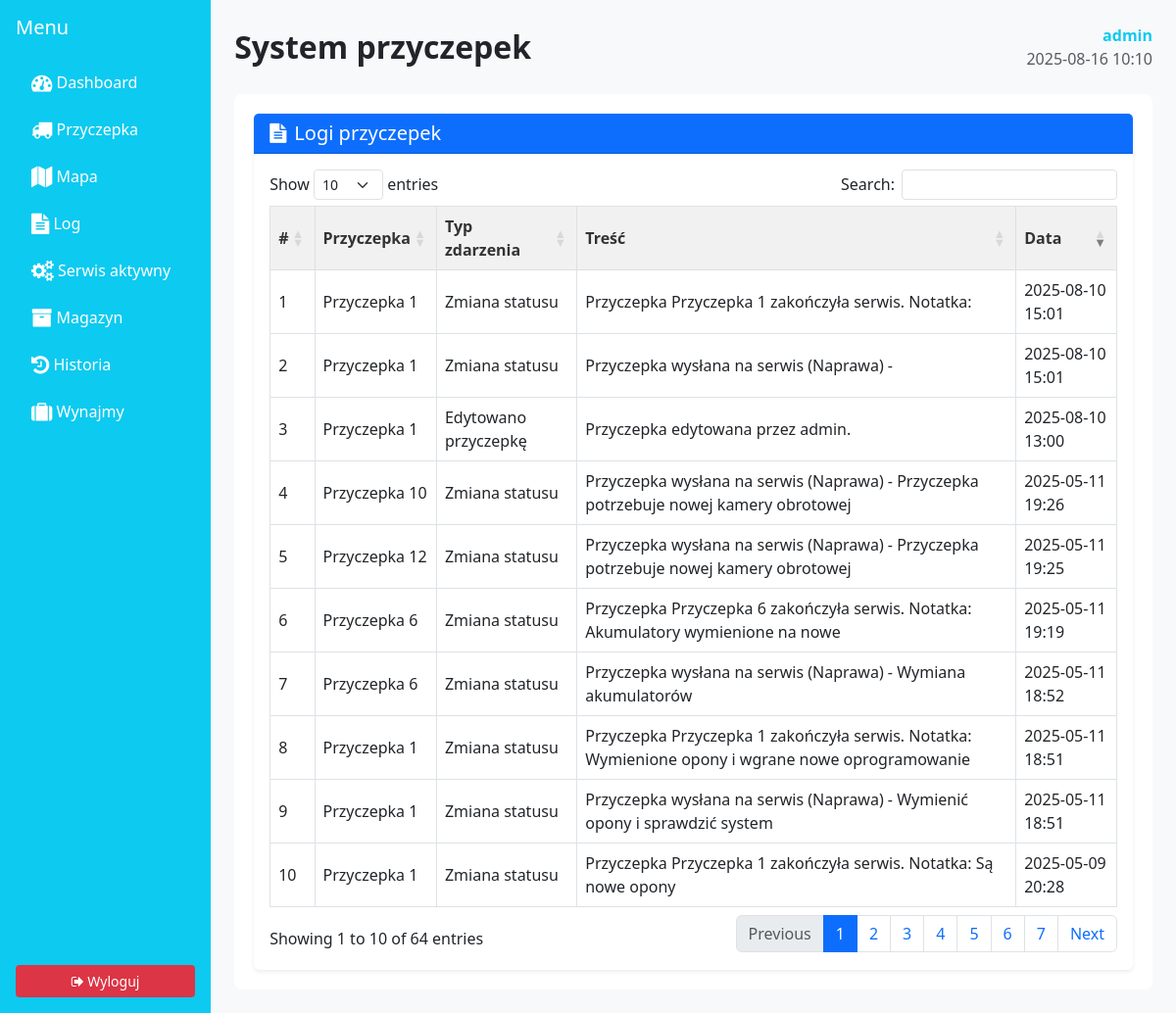
Screenshot of /log/ (signed in) with the database file from the repository.
### rentalapp/models.py (models this page shows, shortened)
class TrailerLog(models.Model):
    EVENT_TYPE_CHOICES = [
        ('added', 'Dodano przyczepkę'),
        ('edited', 'Edytowano przyczepkę'),
        ('deleted', 'Usunięto przyczepkę'),
        ('status_change', 'Zmiana statusu'),
        ('ping', 'Pingowanie'),
    ]
    timestamp = models.DateTimeField(default=now)
    trailer = models.ForeignKey('Trailer', on_delete=models.SET_NULL, null=True, blank=True, related_name='logs')
    event_type = models.CharField(max_length=20, choices=EVENT_TYPE_CHOICES)
    message = models.TextField()

class Trailer(models.Model):
    name = models.CharField(max_length=100)
    ip_address = models.GenericIPAddressField()
    serial_number = models.CharField(max_length=100, unique=True)
    registration_number = models.CharField(max_length=20)
    operator_phone = models.CharField(max_length=20)
    location_link = models.URLField(blank=True, null=True)
    notes = models.TextField(blank=True, null=True)
    latitude = models.FloatField(blank=True, null=True)
    longitude = models.FloatField(blank=True, null=True)
    STATUS_CHOICES = [
        ('active', 'Aktywna'),
        ('inactive', 'Nieaktywna'),
        ('maintenance', 'W serwisie')
    ]
    status = models.CharField(max_length=20, choices=STATUS_CHOICES, default='active')

### rentalapp/views.py (the view)
# urls.py: path('log/', views.logs_view, name='log'),
@login_required
def logs_view(request):
    event_type = request.GET.get('event_type')
    if event_type:
        logs = TrailerLog.objects.filter(event_type=event_type).order_by('-timestamp')
    else:
        logs = TrailerLog.objects.all().order_by('-timestamp')
    event_types = TrailerLog.objects.values_list('event_type', flat=True).distinct()
    return render(request, 'rentalapp/log.html', {
        'logs': logs,
        'event_types': event_types,
        'selected_type': event_type
    })

### templates/rentalapp/log.html (shortened to what this page needs)
{% extends 'rentalapp/base.html' %}
{% load static %}
{% block extrahead %}
    <link rel="stylesheet" href="https://cdn.datatables.net/1.13.4/css/dataTables.bootstrap5.min.css">
{% endblock %}
{% block content %}
    <div class="container mt-4">
        <div class="card shadow-sm border-0">
            <div class="card-header bg-primary text-white d-flex justify-content-between align-items-center">
                <h5 class="mb-0"><i class="fa fa-file-text me-2"></i>Logi przyczepek</h5>
            </div>
            <div class="card-body">
                <div class="table-responsive">
                    <table id="logTable" class="table table-bordered table-hover align-middle mb-0">
                        <thead class="table-light">
                        <tr>
                            <th>#</th>
                            <th>Przyczepka</th>
                            <th>Typ zdarzenia</th>
                            <th>Treść</th>
                            <th>Data</th>
                        </tr>
                        </thead>
                        <tbody>
                        {% for log in logs %}
                            <tr>
                                <td>{{ forloop.counter }}</td>
                                <td>{{ log.trailer.name }}</td>
                                <td>{{ log.get_event_type_display }}</td>
                                <td>{{ log.message }}</td>
                                <td>{{ log.timestamp|date:"Y-m-d H:i" }}</td>
                            </tr>
                        {% empty %}
                            <tr>
                                <td colspan="5" class="text-center text-muted">Brak logów.</td>
                            </tr>
                        {% endfor %}
                        </tbody>
                    </table>
                </div>
            </div>
        </div>
    </div>
{% endblock %}

### templates/rentalapp/base.html (shortened to what this page needs)
{% load static %}
{% load tz %}
<!DOCTYPE html>
<html lang="pl">
<head>
  <link rel="stylesheet" href="https://cdn.jsdelivr.net/npm/bootstrap@5.3.0/dist/css/bootstrap.min.css">
  <link rel="stylesheet" href="https://cdn.jsdelivr.net/npm/font-awesome@4.7.0/css/font-awesome.min.css">
  <link rel="stylesheet" href="{% static 'rentalapp/css/style.css' %}">
  {% block extrahead %}{% endblock extrahead %}
</head>
<body>
<div class="d-flex">
    <div class="bg-info text-white p-3 d-flex flex-column" style="width: 220px; min-height: 100vh;">
        <h5 class="mb-4">Menu</h5>
        <ul class="nav flex-column">
            <li class="nav-item mb-2">
                <a class="nav-link text-white" href="{% url 'rentalapp:dashboard' %}"><i class="fa fa-tachometer fa-lg"></i> Dashboard</a>
            </li>
            <li class="nav-item mb-2">
                <a class="nav-link text-white" href="{% url 'rentalapp:trailer_list' %}"><i class="fa fa-truck fa-lg"></i> Przyczepka</a>
            </li>
            <li class="nav-item mb-2">
                <a class="nav-link text-white" href="{% url 'rentalapp:map_view' %}"><i class="fa fa-map fa-lg"></i> Mapa</a>
            </li>
            <li class="nav-item mb-2">
                <a class="nav-link text-white" href="{% url 'rentalapp:log' %}"><i class="fa fa-file-text fa-lg"></i> Log</a>
            </li>
            <li class="nav-item mb-2">
                <a class="nav-link text-white" href="{% url 'rentalapp:active_services' %}">
                    <i class="fa fa-cogs fa-lg"></i> Serwis aktywny
                </a>
            </li>
            <li class="nav-item mb-2">
                <a class="nav-link text-white" href="{% url 'rentalapp:warehouse_manager' %}"><i class="fa fa-archive fa-lg"></i> Magazyn</a>
            </li>
            <li class="nav-item mb-2">
                <a class="nav-link text-white" href="{% url 'rentalapp:rental_history' %}">
    <i class="fa fa-history fa-lg"></i> Historia
</a>
            </li>
            <li class="nav-item mb-2">
                <a class="nav-link text-white" href="{% url 'rentalapp:rent' %}"><i class="fa fa-suitcase fa-lg"></i> Wynajmy</a>
            </li>
        </ul>
        {% if user.is_authenticated %}
        <div class="mt-auto">
            <a class="btn btn-danger w-100" href="{% url 'rentalapp:logout' %}">
                <i class="fa fa-sign-out"></i> Wyloguj
            </a>
        </div>
        {% endif %}
    </div>
    <div class="p-4 flex-grow-1">
        <div class="d-flex justify-content-between align-items-center mb-4">
            <h2 class="mb-0">System przyczepek</h2>
            {% if user.is_authenticated %}
            <div class="text-end">
                <div class="text-info fw-bold">
                    {% if user.groups.exists %}{{ user.groups.first.name }} {{ user.username }}
                    {% else %}{{ user.username }}{% endif %}
                </div>
                <div class="text-muted">{% now "Y-m-d H:i" %}</div>
            </div>
            {% endif %}
        </div>
        {% block content %}{% endblock content %}
    </div>
</div>
</body>
</html>

### static/rentalapp/css/style.css (style rules this page uses)
body { background-color: #f8f9fa; font-family: 'Segoe UI', sans-serif; color: #212529; }
.container { background-color: #fff; padding: 20px; border-radius: 8px; }
h1, h2, h3 { font-weight: bold; }
.table th { background-color: #f1f1f1; color: #333; font-weight: bold; }
.table td, .table th { vertical-align: middle; }
.btn { border-radius: 4px; padding: 6px 12px; font-size: 14px; }
.btn-danger { background-color: #dc3545; border: none; }
.mt-4 { margin-top: 1.5rem; }
.w-100 { width: 100%; }

### rows the page displays
TrailerLog: trailer.name "Przyczepka 1", event_type "Zmiana statusu", message "Przyczepka Przyczepka 1 zakończyła serwis. Notatka:", timestamp "2025-08-10 15:01"
TrailerLog: trailer.name "Przyczepka 1", event_type "Zmiana statusu", message "Przyczepka wysłana na serwis (Naprawa) -", timestamp "2025-08-10 15:01"
TrailerLog: trailer.name "Przyczepka 1", event_type "Edytowano przyczepkę", message "Przyczepka edytowana przez admin.", timestamp "2025-08-10 13:00"
TrailerLog: trailer.name "Przyczepka 10", event_type "Zmiana statusu", message "Przyczepka wysłana na serwis (Naprawa) - Przyczepka potrzebuje nowej kamery obrotowej", timestamp "2025-05-11 19:26"
TrailerLog: trailer.name "Przyczepka 12", event_type "Zmiana statusu", message "Przyczepka wysłana na serwis (Naprawa) - Przyczepka potrzebuje nowej kamery obrotowej", timestamp "2025-05-11 19:25"
TrailerLog: trailer.name "Przyczepka 6", event_type "Zmiana statusu", message "Przyczepka Przyczepka 6 zakończyła serwis. Notatka: Akumulatory wymienione na nowe", timestamp "2025-05-11 19:19"
TrailerLog: trailer.name "Przyczepka 6", event_type "Zmiana statusu", message "Przyczepka wysłana na serwis (Naprawa) - Wymiana akumulatorów", timestamp "2025-05-11 18:52"
TrailerLog: trailer.name "Przyczepka 1", event_type "Zmiana statusu", message "Przyczepka Przyczepka 1 zakończyła serwis. Notatka: Wymienione opony i wgrane nowe oprogramowanie", timestamp "2025-05-11 18:51"
TrailerLog: trailer.name "Przyczepka 1", event_type "Zmiana statusu", message "Przyczepka wysłana na serwis (Naprawa) - Wymienić opony i sprawdzić system", timestamp "2025-05-11 18:51"
TrailerLog: trailer.name "Przyczepka 1", event_type "Zmiana statusu", message "Przyczepka Przyczepka 1 zakończyła serwis. Notatka: Są nowe opony", timestamp "2025-05-09 20:28"

### other values shown
{{ user.username }} "admin"
